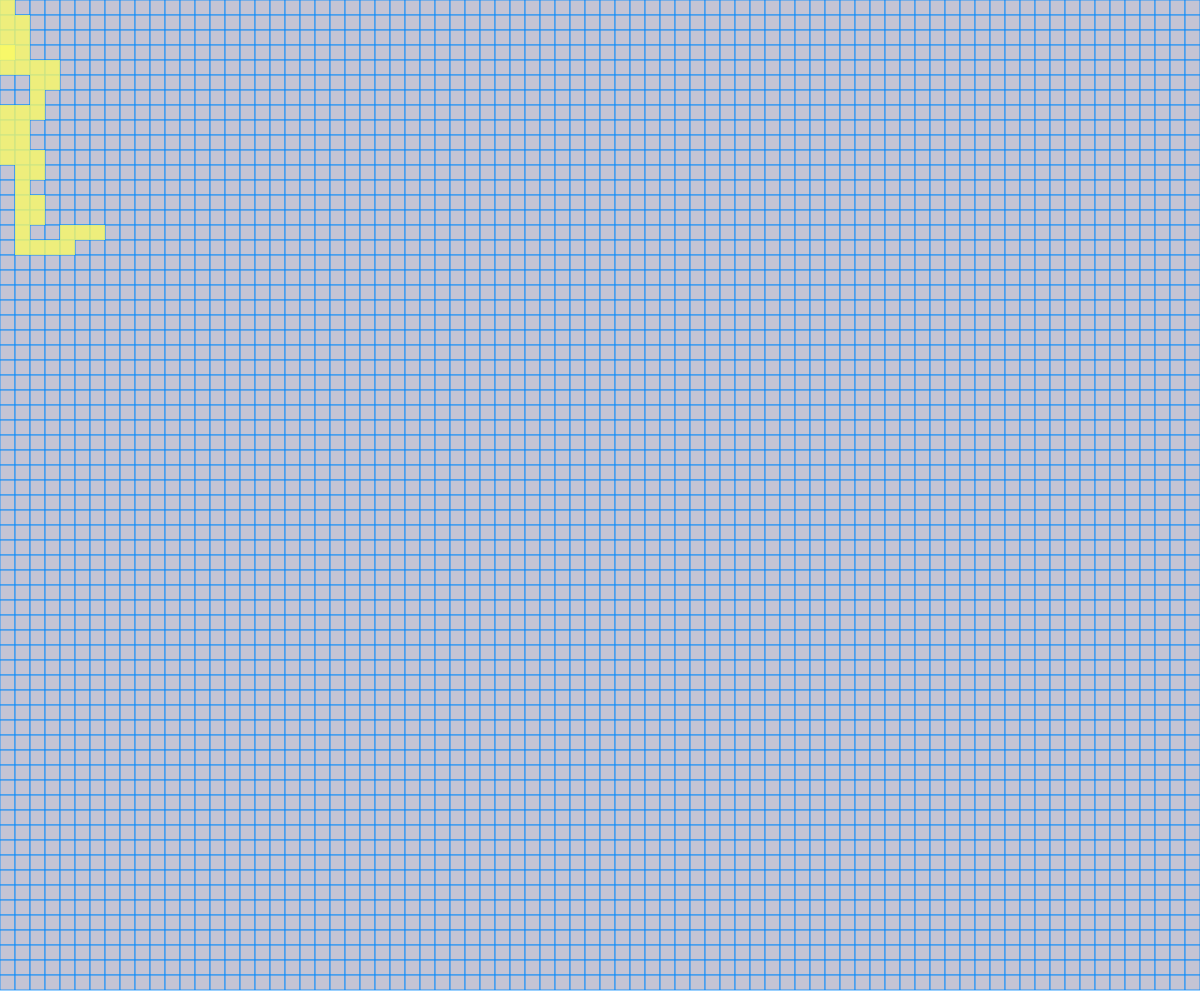
Frame 1 (no input)
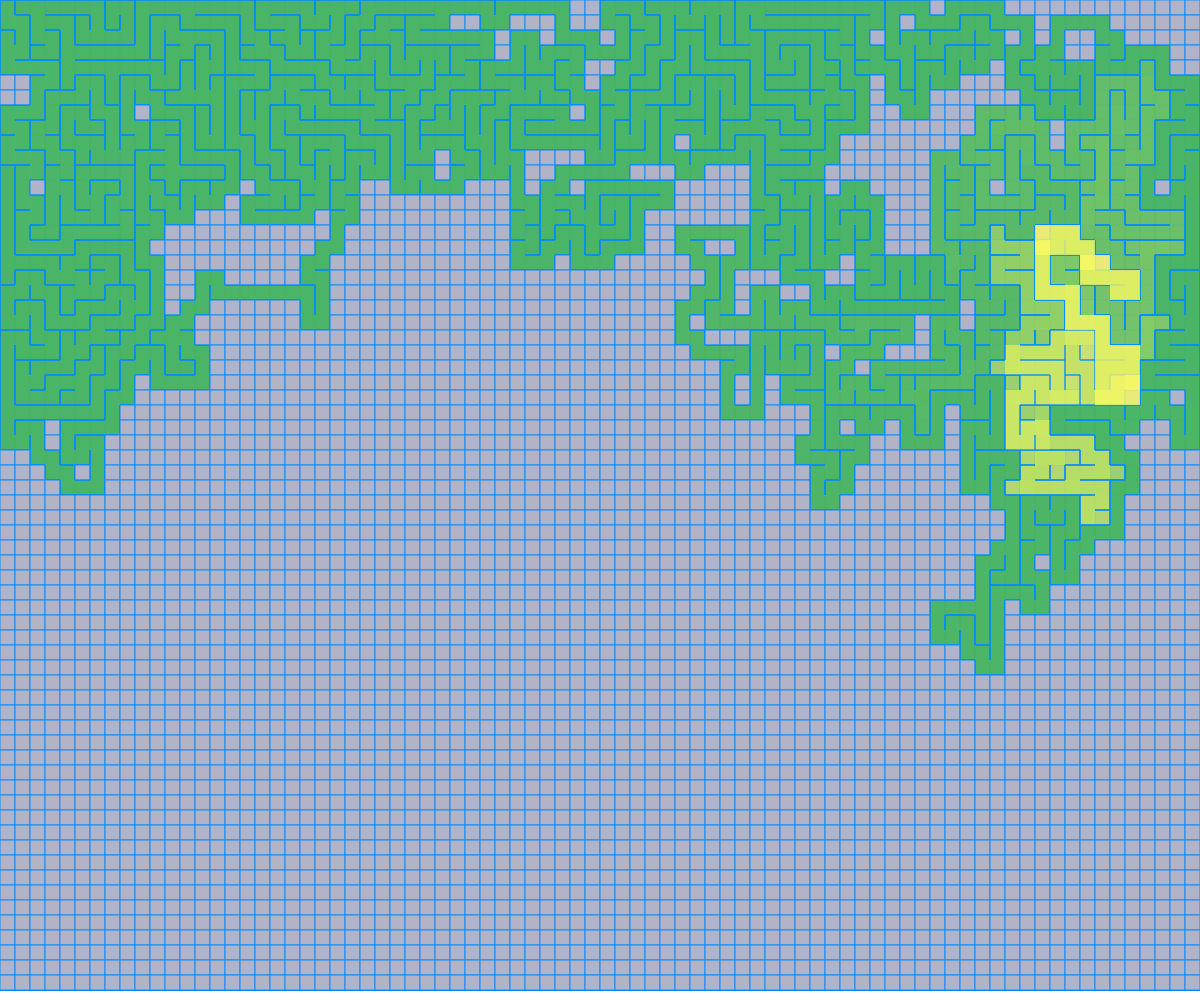
Frame 60 (no input)
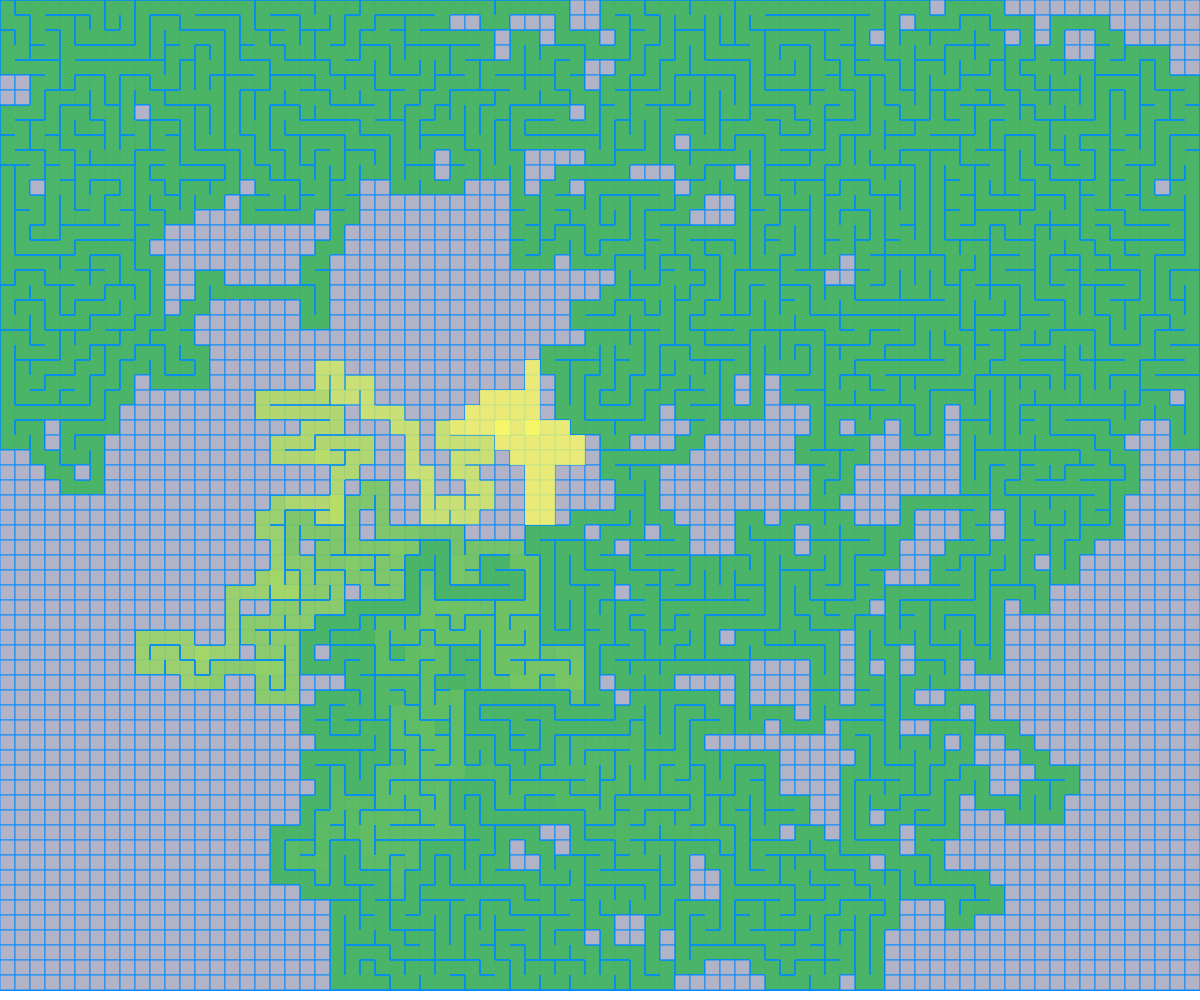
Frame 120 (the mouse pressed at the canvas centre since frame 60)

The p5.js sketch that drew these frames (run headless with seeded random() and noise() and a simulated clock; from frame 60 on, the mouse is pressed at the canvas centre):

// p5.js sketch
// ── sketch.js
// init global vars
let nodeSize;
let customFrameRate;
let createMazeSpeed;
let lightRed, yellowGreen, lightGreen, darkGreen, lightBlue, gray, white;
let maze, aStarAI;
let pause = false;


function setup() {
  // The size of each node(node) of the maze 
  // Recommend nodeSize: 10 - 160
  nodeSize = floor(windowWidth / 80);

  // A custom frame rate which slows down the frames for a larger node size
  customFrameRate = floor(2000 / nodeSize);

  // Smaller nodes = more nodes in the maze
  // The more nodes there are, the slower the maze is genorated
  // createMazeSpeed sets darw() loop to skip drawing every step of the maze genoration
  createMazeSpeed = nodeSize > 99 ? 1 : floor(600 / nodeSize);

  createCanvas(windowWidth, windowHeight); // Dynamic canvas size
  frameRate(customFrameRate);

  // Define colors the program will use
  lightRed = color(201, 68, 48, 300);
  yellowGreen = color(250, 250, 100, 200);
  lightGreen = color(74, 178, 101, 50);
  darkGreen = color(0, 125, 25, 200);
  lightBlue = color(0, 140, 255, 200);
  gray = color(180, 180, 200, 200);
  white = color(250, 250, 250, 250);

  // Int Maze
  maze = new MazeDFSGen(width, height);
  // Set Starting node for maze gen
  maze.currentNode = maze.grid[0];

  // Set AI
  aStarAI = new AStarAI();
}

function draw() {
  // background(255); // looks better without right now
  maze.draw();

  /**
   * @todo: Need to figure out a better way of handling all these if statements in draw()
   */

  // Genorate randomized maze
  if (!maze.complete) {
    // Skips drawing eveny part of the maze genration
    for (i = 0; i < createMazeSpeed; i++) {
      maze.create();
    }
    return;
  }

  // Maze was genorated, now we init the AI
  if (maze.complete && !aStarAI.initialized) {
    clear();
    maze.cleanUp();
    aStarAI.init(maze);
    // console.log('init', aStarAI)
    return;
  }

  //  aStarAI solved the maze!
  if (maze.complete && aStarAI.initialized && aStarAI.completed) {
    aStarAI.fillVisited();
    aStarAI.fillOpenStack();
    aStarAI.drawSolving();
    maze.draw();
    noLoop();
    // console.log('Solved!!', aStarAI);
    return;
  }

  // aStarAI: solve the maze
  if (maze.complete && aStarAI.initialized) {
    aStarAI.solve();
    return;
  }
}

// Mouse click pauses program 
function mouseClicked() {
  pause = pause ? false : true;

  if (pause) {
    // console.log('openStack', aStarAI.openStack);
    noLoop();
  }
  else
    loop();
}
// ── aStarAI.js
// https://en.wikipedia.org/wiki/A*_search_algorithm

class AStarAI {
  maze = {};
  // Array of nodes in maze
  grid = [];
  // Fastest known patch from start to goal
  path = [];
  // The set of nodes already evaluated
  closedStack = [];
  // The set of currently discovered nodes that are not evaluated yet.
  openStack = [];

  start = {};
  goal = {};
  completed = false;
  initialized = false;

  init(maze) {

    this.maze = { ...maze };
    //Delete unused props of maze obj, should I?
    delete this.maze.stack;
    delete this.maze.currentNode;

    this.grid = [...maze.grid];

    this.initAI();
    this.initialized = true;
  }

  initAI() {
    //let { start, goal, grid } = this;

    this.start = this.grid[0];
    this.goal = this.grid[maze.getIndex(maze.cols - 1, maze.rows - 1)];

    // For the first node(start), that value is completely heuristic.
    this.start.h = this.heuristicCostEstimate(this.start, this.goal);
    // The cost of going from start to start is zero.
    this.start.g = 0;
    // For the first node, that value is completely heuristic.
    // f = g + h
    this.start.f = this.start.g + this.start.h;
    this.start.previous = false;

    // Initially, only the start node/node is known.
    this.openStack.push(this.start);
  }

  solve() {

    if (this.openStack.length > 0) {
      // Keep solving
      const current = this.getLowestFScoreNode();
      this.updatePath(current);

      current.visited = true;

      if (current === this.goal) {
        this.completed = true;
        return;
      }

      this.removeFromOpenStack(current);
      this.closedStack.push(current);

      const neighbors = this.getAvaliableNeighbors(current);

      // if (neighbors) {
      for (const neighbor of neighbors) {
        const tentativeGScore = floor(current.g + 1);

        if (!this.openStack.includes(neighbor)) {
          this.openStack.push(neighbor);
        }
        else if (tentativeGScore >= neighbor.g) {
          return;
        }

        // This path is the best until now. Record it!
        neighbor.previous = current;
        // For each node, the cost of getting from the start node to that node.
        neighbor.g = tentativeGScore;
        // f(n)=g(n)+h(n)
        neighbor.f = neighbor.g + this.heuristicCostEstimate(neighbor, this.goal);
      }

      this.drawSolving();
    }
    else {
      // Can NOT solve!
      console.log('No solution found!');
      this.completed = true;
    }
  }

  heuristicCostEstimate(neighbor, goal) {
    // Euclidean distance (Moving diagonal)
    const d = dist(neighbor.cords.centerX, neighbor.cords.centerY, goal.cords.centerX, goal.cords.centerY);

    // Manhattan distance (Not moving diagonal)
    // const d =
    //   abs(neighbor.cords.centerX, neighbor.cords.centerY) +
    //   abs(goal.cords.centerX, goal.cords.centerY);

    return floor(d);
  }

  getLowestFScoreNode() {
    const { openStack } = this;
    let winner = 0;

    for (let i = 0; i < openStack.length; i++)
      if (openStack[i].f < openStack[winner].f)
        winner = i;

    return openStack[winner];
  }

  getAvaliableNeighbors(node) {
    const { col, row, walls } = node;
    const { grid, closedStack } = this;

    const top = grid[this.getIndex(col, row - 1)];
    const right = grid[this.getIndex(col + 1, row)];
    const bottom = grid[this.getIndex(col, row + 1)];
    const left = grid[this.getIndex(col - 1, row)];

    const neighbors = [];

    if (top && !walls[0] && !closedStack.includes(top)) {
      neighbors.push(top);
    }
    if (right && !walls[1] && !closedStack.includes(right)) {
      neighbors.push(right);
    }
    if (bottom && !walls[2] && !closedStack.includes(bottom)) {
      neighbors.push(bottom);
    }
    if (left && !walls[3] && !closedStack.includes(left)) {
      neighbors.push(left);
    }

    return neighbors;
  }

  removeFromOpenStack(node) {
    for (let i = this.openStack.length; i >= 0; i--)
      if (this.openStack[i] === node)
        this.openStack.splice(i, 1);
  }

  updatePath(current) {
    this.path = [];

    let temp = current;
    this.path.push(temp);

    while (temp.previous) {
      this.path.push(temp.previous);
      temp = temp.previous;
    }
  }

  drawSolving() {
    // Color start and finish nodes
    this.start.fillNode(darkGreen);
    this.goal.fillNode(lightRed);
    // color open set
    this.fillOpenStack();

    this.drawPath();
  }

  drawPath() {
    beginShape();
    noFill();
    strokeWeight(floor(nodeSize / 6));
    strokeCap(ROUND);
    stroke(white);

    for (let i = 0; i < this.path.length; i++) {
      vertex(this.path[i].cords.centerX, this.path[i].cords.centerY)
    }

    endShape();
  }

  fillVisited() {
    this.closedStack.forEach(node => node.fillNodeComplete());
  }

  fillOpenStack() {
    this.openStack.forEach(node => node.fillNode(yellowGreen));
  }

  getIndex(col, row) {
    // return if invalid index
    if (col < 0 || row < 0 || col > this.maze.cols - 1 || row > this.maze.rows - 1)
      return -1;

    // return index
    return col + row * this.maze.cols;
  }
}
// ── cell.js
class Cell {
  col = 0;
  row = 0;
  cords = {};
  walls = [true, true, true, true];
  visited = false;

  constructor(col, row) {
    this.col = col;
    this.row = row;

    this.cords.x = this.col * cellSize;
    this.cords.y = this.row * cellSize;
    this.cords.centerX = floor(this.cords.x + (cellSize / 2));
    this.cords.centerY = floor(this.cords.y + (cellSize / 2));
  }

  drawCell() {
    this.drawWalls();
    let c = gray;

    if (this.visited)
      c = lightGreen;

    this.fillCell(c);
  }

  drawWalls() {

    strokeWeight(4);
    strokeCap(SQUARE);
    stroke(lightBlue);

    const { x: x1, y: y1 } = this.cords;
    const x2 = x1 + cellSize;
    const y2 = y1 + cellSize;

    // Top wall
    if (this.walls[0]) {
      line(x1, y1, x2, y1);
    }
    // Right wall
    if (this.walls[1]) {
      line(x2, y1, x2, y2);
    }
    // Bottom wall
    if (this.walls[2]) {
      line(x2, y2, x1, y2);
    }
    // Left wall
    if (this.walls[3]) {
      line(x1, y1, x1, y2);
    }
  }

  highlight() {
    this.fillCell(yellowGreen);
  }

  fillCell(color) {
    noStroke();
    fill(color);

    rect(this.cords.x, this.cords.y, cellSize, cellSize);
  }

  fillCellComplete() {
    const repeat = 5;

    for (let i = 0; i <= repeat; i++)
      this.fillCell(lightGreen);
  }
}
// ── maze.js
class Maze {
  width = 0;
  height = 0;
  cols = 0;
  rows = 0;
  grid = [];

  constructor(width, height) {
    this.width = width;
    this.height = height;
    this.cols = floor(this.width / nodeSize);
    this.rows = floor(this.height / nodeSize);

    this.buildGridArray();
  }

  buildGridArray() {
    for (let row = 0; row < this.rows; row++) {
      for (let col = 0; col < this.cols; col++) {
        this.grid.push(new Node(col, row, nodeSize));
      }
    }
  }

  draw() {
    for (let node = 0; node < this.grid.length; node++) {
      this.grid[node].drawNode();
    }
  }

  getRandomNeighbor(node) {
    const neighbors = this.checkNeighbors(node);

    if (neighbors.length > 0) {
      const rn = floor(random(0, neighbors.length));
      // return random neighbor
      return neighbors[rn];
    }

    // no avaliable neighbors
    return null;
  }

  checkNeighbors(node) {
    const { col, row } = node;

    const top = this.grid[this.getIndex(col, row - 1)];
    const right = this.grid[this.getIndex(col + 1, row)];
    const bottom = this.grid[this.getIndex(col, row + 1)];
    const left = this.grid[this.getIndex(col - 1, row)];

    const neighbors = [];

    if (top && !top.visited) {
      neighbors.push(top);
    }
    if (right && !right.visited) {
      neighbors.push(right);
    }
    if (bottom && !bottom.visited) {
      neighbors.push(bottom);
    }
    if (left && !left.visited) {
      neighbors.push(left);
    }

    return neighbors;
  }

  removeWalls(curr, next) {

    const x = curr.col - next.col;
    if (x === 1) {
      curr.walls[3] = false;
      next.walls[1] = false;
    }
    else if (x === -1) {
      curr.walls[1] = false;
      next.walls[3] = false;
    }

    const y = curr.row - next.row;
    if (y === 1) {
      curr.walls[0] = false;
      next.walls[2] = false;
    }
    else if (y === -1) {
      curr.walls[2] = false;
      next.walls[0] = false;
    }
  }

  cleanUp() {
    this.grid.forEach(node => {
      node.visited = false;
    });
  }

  getIndex(col, row) {
    // return if invalid index
    if (col < 0 || row < 0 || col > this.cols - 1 || row > this.rows - 1)
      return -1;

    // return index
    return col + row * this.cols;
  }
}
// ── mazeDFSGen.js
// https://en.wikipedia.org/wiki/Depth-first_search

class MazeDFSGen extends Maze {
  stack = [];
  currentNode = [];
  complete = false;

  create() {
    //Depth-first search
    this.currentNode.visited = true;
    this.currentNode.highlight();

    // console.log(this.currentNode)
    const nextNode = this.getRandomNeighbor(this.currentNode);

    if (nextNode) {
      //STEP 1 
      nextNode.visited = true;
      //STEP 2     
      this.stack.push(this.currentNode);
      //STEP 3
      this.removeWalls(this.currentNode, nextNode);
      //STEP 4
      this.currentNode = nextNode;
    }
    // Backtracking
    else if (this.stack.length > 0) {
      this.currentNode = this.stack.pop();
    }
    // Maze completed
    else {
      this.complete = true;
    }
  }
}
// ── mazeGen.js
class MazeGen extends Maze {
  stack = [];
  currentCell = [];
  complete = false;

  create() {
    //Depth-first search
    this.currentCell.visited = true;
    this.currentCell.highlight();

    const nextCell = this.getRandomNeighbor();

    if (nextCell) {
      // STEP 1 in Depth-first search
      nextCell.visited = true;
      //STEP 2     
      this.stack.push(this.currentCell);
      //STEP 3
      this.removeWalls(this.currentCell, nextCell);
      //STEP 4
      this.currentCell = nextCell;
    }
    // Backtracking
    else if (this.stack.length > 0) {
      this.currentCell = this.stack.pop();
    }
    // Maze completed
    else {
      this.complete = true;
    }
  }

  checkNeighbors() {
    const neighbors = [];

    const { col, row } = this.currentCell;

    const top = this.grid[this.getIndex(col, row - 1)];
    const right = this.grid[this.getIndex(col + 1, row)];
    const bottom = this.grid[this.getIndex(col, row + 1)];
    const left = this.grid[this.getIndex(col - 1, row)];

    if (top && !top.visited) {
      neighbors.push(top);
    }
    if (right && !right.visited) {
      neighbors.push(right);
    }
    if (bottom && !bottom.visited) {
      neighbors.push(bottom);
    }
    if (left && !left.visited) {
      neighbors.push(left);
    }

    return neighbors;
  }

  getRandomNeighbor() {
    const neighbors = this.checkNeighbors();

    if (neighbors.length > 0) {
      const rn = floor(random(0, neighbors.length));
      // return random neighbor
      return neighbors[rn];
    }

    // no avaliable neighbors
    return null;
  }

  cleanUp() {
    let doneCount = 0;

    this.grid.forEach(cell => {
      cell.visited = false;
    });
  }

  removeWalls(curr, next) {
    const x = curr.col - next.col;

    if (x === 1) {
      curr.walls[3] = false;
      next.walls[1] = false;
    }
    else if (x === -1) {
      curr.walls[1] = false;
      next.walls[3] = false;
    }

    const y = curr.row - next.row;
    if (y === 1) {
      curr.walls[0] = false;
      next.walls[2] = false;
    }
    else if (y === -1) {
      curr.walls[2] = false;
      next.walls[0] = false;
    }
  }
}
// ── node.js
class Node {
  col = 0;
  row = 0;
  cords = {};
  //       top, right, bot, left
  walls = [true, true, true, true];
  visited = false;

  constructor(col, row) {
    this.col = col;
    this.row = row;

    this.cords.x = this.col * nodeSize;
    this.cords.y = this.row * nodeSize;
    this.cords.centerX = floor(this.cords.x + (nodeSize / 2));
    this.cords.centerY = floor(this.cords.y + (nodeSize / 2));
  }

  drawNode() {
    let c = gray;

    if (this.visited)
      c = lightGreen;

    this.fillNode(c);
    this.drawWalls();
  }

  drawWalls() {
    noStroke();
    strokeWeight(floor(nodeSize / 8));
    strokeCap(SQUARE);
    stroke(lightBlue);

    const { x: x1, y: y1 } = this.cords;
    const x2 = x1 + nodeSize;
    const y2 = y1 + nodeSize;

    // Top wall
    if (this.walls[0]) {
      line(x1, y1, x2, y1);
    }
    // Right wall
    if (this.walls[1]) {
      line(x2, y1, x2, y2);
    }
    // Bottom wall
    if (this.walls[2]) {
      line(x2, y2, x1, y2);
    }
    // Left wall
    if (this.walls[3]) {
      line(x1, y1, x1, y2);
    }
  }

  highlight() {
    this.fillNode(yellowGreen);
  }

  fillNode(color) {
    noStroke();
    fill(color);

    rect(this.cords.x, this.cords.y, nodeSize, nodeSize);
  }

  fillNodeComplete() {
    const repeat = 4;

    for (let i = 0; i <= repeat; i++)
      this.fillNode(lightGreen);
  }
}
